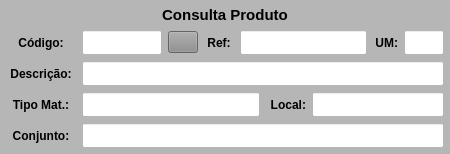
        <widget class="QWidget" name="widget_Cor1" native="true">
         <property name="sizePolicy">
          <sizepolicy hsizetype="Preferred" vsizetype="Preferred">
           <horstretch>0</horstretch>
           <verstretch>0</verstretch>
          </sizepolicy>
         </property>
         <property name="minimumSize">
          <size>
           <width>450</width>
           <height>0</height>
          </size>
         </property>
         <property name="maximumSize">
          <size>
           <width>450</width>
           <height>16777215</height>
          </size>
         </property>
         <property name="styleSheet">
          <string notr="true">background-color: rgb(182, 182, 182);</string>
         </property>
         <layout class="QVBoxLayout" name="verticalLayout_6">
          <property name="spacing">
           <number>6</number>
          </property>
          <property name="leftMargin">
           <number>6</number>
          </property>
          <property name="topMargin">
           <number>6</number>
          </property>
          <property name="rightMargin">
           <number>6</number>
          </property>
          <property name="bottomMargin">
           <number>6</number>
          </property>
          <item>
           <widget class="QLabel" name="label_53">
            <property name="minimumSize">
             <size>
              <width>0</width>
              <height>18</height>
             </size>
            </property>
            <property name="maximumSize">
             <size>
              <width>16777215</width>
              <height>18</height>
             </size>
            </property>
            <property name="font">
             <font>
              <pointsize>11</pointsize>
              <weight>75</weight>
              <bold>true</bold>
             </font>
            </property>
            <property name="text">
             <string>Consulta Produto</string>
            </property>
            <property name="alignment">
             <set>Qt::AlignCenter</set>
            </property>
           </widget>
          </item>
          <item>
           <widget class="QWidget" name="widget_38" native="true">
            <property name="minimumSize">
             <size>
              <width>0</width>
              <height>25</height>
             </size>
            </property>
            <property name="maximumSize">
             <size>
              <width>16777215</width>
              <height>25</height>
             </size>
            </property>
            <property name="styleSheet">
             <string notr="true"/>
            </property>
            <layout class="QHBoxLayout" name="horizontalLayout_5">
             <property name="spacing">
              <number>6</number>
             </property>
             <property name="leftMargin">
              <number>0</number>
             </property>
             <property name="topMargin">
              <number>0</number>
             </property>
             <property name="rightMargin">
              <number>0</number>
             </property>
             <property name="bottomMargin">
              <number>0</number>
             </property>
             <item>
              <widget class="QLabel" name="label_57">
               <property name="minimumSize">
                <size>
                 <width>70</width>
                 <height>0</height>
                </size>
               </property>
               <property name="maximumSize">
                <size>
                 <width>70</width>
                 <height>16777215</height>
                </size>
               </property>
               <property name="font">
                <font>
                 <pointsize>9</pointsize>
                 <weight>75</weight>
                 <bold>true</bold>
                </font>
               </property>
               <property name="text">
                <string>Código:</string>
               </property>
               <property name="alignment">
                <set>Qt::AlignCenter</set>
               </property>
              </widget>
             </item>
             <item>
              <widget class="QLineEdit" name="line_Codigo">
               <property name="sizePolicy">
                <sizepolicy hsizetype="Preferred" vsizetype="Preferred">
                 <horstretch>0</horstretch>
                 <verstretch>0</verstretch>
                </sizepolicy>
               </property>
               <property name="minimumSize">
                <size>
                 <width>60</width>
                 <height>0</height>
                </size>
               </property>
               <property name="maximumSize">
                <size>
                 <width>80</width>
                 <height>16777215</height>
                </size>
               </property>
               <property name="font">
                <font>
                 <pointsize>9</pointsize>
                </font>
               </property>
               <property name="styleSheet">
                <string notr="true">background-color: rgb(255, 255, 255);</string>
               </property>
               <property name="alignment">
                <set>Qt::AlignCenter</set>
               </property>
               <property name="placeholderText">
                <string/>
               </property>
              </widget>
             </item>
             <item>
              <widget class="QPushButton" name="btn_Lupa_Prod">
               <property name="sizePolicy">
                <sizepolicy hsizetype="Preferred" vsizetype="Preferred">
                 <horstretch>0</horstretch>
                 <verstretch>0</verstretch>
                </sizepolicy>
               </property>
               <property name="minimumSize">
                <size>
                 <width>30</width>
                 <height>22</height>
                </size>
               </property>
               <property name="maximumSize">
                <size>
                 <width>30</width>
                 <height>22</height>
                </size>
               </property>
               <property name="font">
                <font>
                 <pointsize>9</pointsize>
                 <weight>75</weight>
                 <bold>true</bold>
                </font>
               </property>
               <property name="cursor">
                <cursorShape>PointingHandCursor</cursorShape>
               </property>
               <property name="layoutDirection">
                <enum>Qt::LeftToRight</enum>
               </property>
               <property name="autoFillBackground">
                <bool>false</bool>
               </property>
               <property name="styleSheet">
                <string notr="true">background-color: rgb(141, 141, 141);</string>
               </property>
               <property name="text">
                <string/>
               </property>
               <property name="icon">
                <iconset>
                 <normaloff>../arquivos/icones/lupa.png</normaloff>../arquivos/icones/lupa.png</iconset>
               </property>
               <property name="iconSize">
                <size>
                 <width>20</width>
                 <height>20</height>
                </size>
               </property>
               <property name="checkable">
                <bool>false</bool>
               </property>
               <property name="autoDefault">
                <bool>false</bool>
               </property>
               <property name="default">
                <bool>false</bool>
               </property>
               <property name="flat">
                <bool>false</bool>
               </property>
              </widget>
             </item>
             <item>
              <widget class="QLabel" name="label_59">
               <property name="minimumSize">
                <size>
                 <width>30</width>
                 <height>0</height>
                </size>
               </property>
               <property name="maximumSize">
                <size>
                 <width>30</width>
                 <height>16777215</height>
                </size>
               </property>
               <property name="font">
                <font>
                 <pointsize>9</pointsize>
                 <weight>75</weight>
                 <bold>true</bold>
                </font>
               </property>
               <property name="text">
                <string>Ref:</string>
               </property>
               <property name="alignment">
                <set>Qt::AlignCenter</set>
               </property>
              </widget>
             </item>
             <item>
              <widget class="QLineEdit" name="line_Referencia">
               <property name="sizePolicy">
                <sizepolicy hsizetype="Preferred" vsizetype="Preferred">
                 <horstretch>0</horstretch>
                 <verstretch>0</verstretch>
                </sizepolicy>
               </property>
               <property name="minimumSize">
                <size>
                 <width>0</width>
                 <height>0</height>
                </size>
               </property>
               <property name="maximumSize">
                <size>
                 <width>16777215</width>
                 <height>16777215</height>
                </size>
               </property>
               <property name="font">
                <font>
                 <pointsize>9</pointsize>
                </font>
               </property>
               <property name="cursor">
                <cursorShape>IBeamCursor</cursorShape>
               </property>
               <property name="styleSheet">
                <string notr="true">background-color: rgb(255, 255, 255);</string>
               </property>
               <property name="inputMask">
                <string/>
               </property>
               <property name="text">
                <string/>
               </property>
               <property name="maxLength">
                <number>20</number>
               </property>
               <property name="frame">
                <bool>true</bool>
               </property>
               <property name="echoMode">
                <enum>QLineEdit::Normal</enum>
               </property>
               <property name="alignment">
                <set>Qt::AlignLeading|Qt::AlignLeft|Qt::AlignVCenter</set>
               </property>
              </widget>
             </item>
             <item>
              <widget class="QLabel" name="label_26">
               <property name="minimumSize">
                <size>
                 <width>25</width>
                 <height>0</height>
                </size>
               </property>
               <property name="maximumSize">
                <size>
                 <width>25</width>
                 <height>16777215</height>
                </size>
               </property>
               <property name="font">
                <font>
                 <pointsize>9</pointsize>
                 <weight>75</weight>
                 <bold>true</bold>
                </font>
               </property>
               <property name="text">
                <string>UM:</string>
               </property>
               <property name="alignment">
                <set>Qt::AlignRight|Qt::AlignTrailing|Qt::AlignVCenter</set>
               </property>
              </widget>
             </item>
             <item>
              <widget class="QLineEdit" name="line_UM">
               <property name="sizePolicy">
                <sizepolicy hsizetype="Preferred" vsizetype="Preferred">
                 <horstretch>0</horstretch>
                 <verstretch>0</verstretch>
                </sizepolicy>
               </property>
               <property name="minimumSize">
                <size>
                 <width>40</width>
                 <height>0</height>
                </size>
               </property>
               <property name="maximumSize">
                <size>
                 <width>40</width>
                 <height>16777215</height>
                </size>
               </property>
               <property name="font">
                <font>
                 <pointsize>9</pointsize>
                </font>
               </property>
               <property name="styleSheet">
                <string notr="true">background-color: rgb(255, 255, 255);</string>
               </property>
               <property name="alignment">
                <set>Qt::AlignCenter</set>
               </property>
              </widget>
             </item>
            </layout>
           </widget>
          </item>
          <item>
           <widget class="QWidget" name="widget_15" native="true">
            <property name="minimumSize">
             <size>
              <width>0</width>
              <height>25</height>
             </size>
            </property>
            <property name="maximumSize">
             <size>
              <width>16777215</width>
              <height>25</height>
             </size>
            </property>
            <property name="styleSheet">
             <string notr="true"/>
            </property>
            <layout class="QHBoxLayout" name="horizontalLayout_16">
             <property name="spacing">
              <number>6</number>
             </property>
             <property name="leftMargin">
              <number>0</number>
             </property>
             <property name="topMargin">
              <number>0</number>
             </property>
             <property name="rightMargin">
              <number>0</number>
             </property>
             <property name="bottomMargin">
              <number>0</number>
             </property>
             <item>
              <widget class="QLabel" name="label_50">
               <property name="minimumSize">
                <size>
                 <width>70</width>
                 <height>0</height>
                </size>
               </property>
               <property name="maximumSize">
                <size>
                 <width>70</width>
                 <height>16777215</height>
                </size>
               </property>
               <property name="font">
                <font>
                 <pointsize>9</pointsize>
                 <weight>75</weight>
                 <bold>true</bold>
                </font>
               </property>
               <property name="text">
                <string>Descrição:</string>
               </property>
               <property name="alignment">
                <set>Qt::AlignCenter</set>
               </property>
              </widget>
             </item>
             <item>
              <widget class="QLineEdit" name="line_Descricao">
               <property name="sizePolicy">
                <sizepolicy hsizetype="Preferred" vsizetype="Preferred">
                 <horstretch>0</horstretch>
                 <verstretch>0</verstretch>
                </sizepolicy>
               </property>
               <property name="minimumSize">
                <size>
                 <width>0</width>
                 <height>0</height>
                </size>
               </property>
               <property name="maximumSize">
                <size>
                 <width>16777215</width>
                 <height>16777215</height>
                </size>
               </property>
               <property name="font">
                <font>
                 <pointsize>9</pointsize>
                </font>
               </property>
               <property name="styleSheet">
                <string notr="true">background-color: rgb(255, 255, 255);</string>
               </property>
               <property name="alignment">
                <set>Qt::AlignLeading|Qt::AlignLeft|Qt::AlignVCenter</set>
               </property>
              </widget>
             </item>
            </layout>
           </widget>
          </item>
          <item>
           <widget class="QWidget" name="widget_8" native="true">
            <property name="minimumSize">
             <size>
              <width>0</width>
              <height>25</height>
             </size>
            </property>
            <property name="maximumSize">
             <size>
              <width>16777215</width>
              <height>25</height>
             </size>
            </property>
            <layout class="QHBoxLayout" name="horizontalLayout_10">
             <property name="spacing">
              <number>6</number>
             </property>
             <property name="leftMargin">
              <number>0</number>
             </property>
             <property name="topMargin">
              <number>0</number>
             </property>
             <property name="rightMargin">
              <number>0</number>
             </property>
             <property name="bottomMargin">
              <number>0</number>
             </property>
             <item>
              <widget class="QLabel" name="label_71">
               <property name="minimumSize">
                <size>
                 <width>70</width>
                 <height>0</height>
                </size>
               </property>
               <property name="maximumSize">
                <size>
                 <width>70</width>
                 <height>16777215</height>
                </size>
               </property>
               <property name="font">
                <font>
                 <pointsize>9</pointsize>
                 <weight>75</weight>
                 <bold>true</bold>
                </font>
               </property>
               <property name="text">
                <string>Tipo Mat.:</string>
               </property>
               <property name="alignment">
                <set>Qt::AlignCenter</set>
               </property>
              </widget>
             </item>
             <item>
              <widget class="QLineEdit" name="line_Tipo">
               <property name="sizePolicy">
                <sizepolicy hsizetype="Preferred" vsizetype="Preferred">
                 <horstretch>0</horstretch>
                 <verstretch>0</verstretch>
                </sizepolicy>
               </property>
               <property name="minimumSize">
                <size>
                 <width>0</width>
                 <height>0</height>
                </size>
               </property>
               <property name="maximumSize">
                <size>
                 <width>16777215</width>
                 <height>16777215</height>
                </size>
               </property>
               <property name="font">
                <font>
                 <pointsize>9</pointsize>
                </font>
               </property>
               <property name="styleSheet">
                <string notr="true">background-color: rgb(255, 255, 255);</string>
               </property>
               <property name="alignment">
                <set>Qt::AlignCenter</set>
               </property>
              </widget>
             </item>
             <item>
              <widget class="QLabel" name="label_65">
               <property name="minimumSize">
                <size>
                 <width>40</width>
                 <height>0</height>
                </size>
               </property>
               <property name="maximumSize">
                <size>
                 <width>40</width>
                 <height>16777215</height>
                </size>
               </property>
               <property name="font">
                <font>
                 <pointsize>9</pointsize>
                 <weight>75</weight>
                 <bold>true</bold>
                </font>
               </property>
               <property name="text">
                <string>Local:</string>
               </property>
               <property name="alignment">
                <set>Qt::AlignRight|Qt::AlignTrailing|Qt::AlignVCenter</set>
               </property>
              </widget>
             </item>
             <item>
              <widget class="QLineEdit" name="line_Local">
               <property name="sizePolicy">
                <sizepolicy hsizetype="Preferred" vsizetype="Preferred">
                 <horstretch>0</horstretch>
                 <verstretch>0</verstretch>
                </sizepolicy>
               </property>
               <property name="minimumSize">
                <size>
                 <width>132</width>
                 <height>0</height>
                </size>
               </property>
               <property name="maximumSize">
                <size>
                 <width>132</width>
                 <height>16777215</height>
                </size>
               </property>
               <property name="font">
                <font>
                 <pointsize>9</pointsize>
                </font>
               </property>
               <property name="cursor">
                <cursorShape>IBeamCursor</cursorShape>
               </property>
               <property name="styleSheet">
                <string notr="true">background-color: rgb(255, 255, 255);</string>
               </property>
               <property name="inputMask">
                <string/>
               </property>
               <property name="text">
                <string/>
               </property>
               <property name="maxLength">
                <number>20</number>
               </property>
               <property name="frame">
                <bool>true</bool>
               </property>
               <property name="echoMode">
                <enum>QLineEdit::Normal</enum>
               </property>
               <property name="alignment">
                <set>Qt::AlignCenter</set>
               </property>
              </widget>
             </item>
            </layout>
           </widget>
          </item>
          <item>
           <widget class="QWidget" name="widget_11" native="true">
            <property name="minimumSize">
             <size>
              <width>0</width>
              <height>25</height>
             </size>
            </property>
            <property name="maximumSize">
             <size>
              <width>16777215</width>
              <height>25</height>
             </size>
            </property>
            <layout class="QHBoxLayout" name="horizontalLayout_11">
             <property name="spacing">
              <number>6</number>
             </property>
             <property name="leftMargin">
              <number>0</number>
             </property>
             <property name="topMargin">
              <number>0</number>
             </property>
             <property name="rightMargin">
              <number>0</number>
             </property>
             <property name="bottomMargin">
              <number>0</number>
             </property>
             <item>
              <widget class="QLabel" name="label_69">
               <property name="minimumSize">
                <size>
                 <width>70</width>
                 <height>0</height>
                </size>
               </property>
               <property name="maximumSize">
                <size>
                 <width>70</width>
                 <height>16777215</height>
                </size>
               </property>
               <property name="font">
                <font>
                 <pointsize>9</pointsize>
                 <weight>75</weight>
                 <bold>true</bold>
                </font>
               </property>
               <property name="text">
                <string>Conjunto:</string>
               </property>
               <property name="alignment">
                <set>Qt::AlignCenter</set>
               </property>
              </widget>
             </item>
             <item>
              <widget class="QLineEdit" name="line_Conjunto">
               <property name="sizePolicy">
                <sizepolicy hsizetype="Preferred" vsizetype="Preferred">
                 <horstretch>0</horstretch>
                 <verstretch>0</verstretch>
                </sizepolicy>
               </property>
               <property name="minimumSize">
                <size>
                 <width>0</width>
                 <height>0</height>
                </size>
               </property>
               <property name="maximumSize">
                <size>
                 <width>16777215</width>
                 <height>16777215</height>
                </size>
               </property>
               <property name="font">
                <font>
                 <pointsize>9</pointsize>
                </font>
               </property>
               <property name="styleSheet">
                <string notr="true">background-color: rgb(255, 255, 255);</string>
               </property>
               <property name="alignment">
                <set>Qt::AlignCenter</set>
               </property>
              </widget>
             </item>
            </layout>
           </widget>
          </item>
         </layout>
        </widget>
